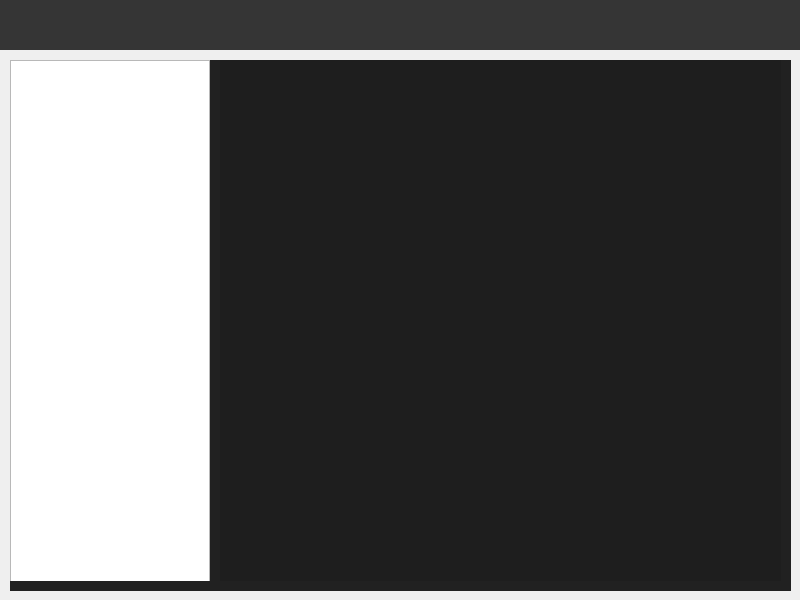
<?xml version="1.0" encoding="UTF-8"?>
<ui version="4.0">
 <class>XViewer</class>
 <widget class="QWidget" name="XViewer">
  <property name="geometry">
   <rect>
    <x>0</x>
    <y>0</y>
    <width>800</width>
    <height>600</height>
   </rect>
  </property>
  <property name="windowTitle">
   <string>XViewer</string>
  </property>
  <property name="windowIcon">
   <iconset resource="../resources/resources.qrc">
    <normaloff>:/img/xv.ico</normaloff>:/img/xv.ico</iconset>
  </property>
  <property name="styleSheet">
   <string notr="true">/*顶部样式*/
#head{
	background-color: rgb(53, 53, 53);
}
#logo{
	background-image: url(:/img/logo_150_40.png);
}
#min{
	background-image: url(:/img/min.png);
}
#max{
	background-image: url(:/img/max.png);
}
#normal{
	
	background-image: url(:/img/normal.png);
}
#close{
	background-image: url(:/img/close.png);
}

/*Body*/
#body{
	background-color: #212121;
}
#left{
	background-color: #252525;
}
#cams{
	background-color: #1e1e1e;
}
</string>
  </property>
  <widget class="QWidget" name="head" native="true">
   <property name="geometry">
    <rect>
     <x>0</x>
     <y>0</y>
     <width>800</width>
     <height>50</height>
    </rect>
   </property>
   <property name="maximumSize">
    <size>
     <width>16777215</width>
     <height>50</height>
    </size>
   </property>
   <widget class="QWidget" name="logo" native="true">
    <property name="geometry">
     <rect>
      <x>0</x>
      <y>3</y>
      <width>151</width>
      <height>40</height>
     </rect>
    </property>
   </widget>
   <widget class="QWidget" name="head_button" native="true">
    <property name="geometry">
     <rect>
      <x>680</x>
      <y>10</y>
      <width>120</width>
      <height>21</height>
     </rect>
    </property>
    <widget class="QPushButton" name="min">
     <property name="geometry">
      <rect>
       <x>10</x>
       <y>0</y>
       <width>20</width>
       <height>20</height>
      </rect>
     </property>
     <property name="text">
      <string/>
     </property>
     <property name="flat">
      <bool>true</bool>
     </property>
    </widget>
    <widget class="QPushButton" name="max">
     <property name="geometry">
      <rect>
       <x>50</x>
       <y>0</y>
       <width>20</width>
       <height>20</height>
      </rect>
     </property>
     <property name="text">
      <string/>
     </property>
     <property name="flat">
      <bool>true</bool>
     </property>
    </widget>
    <widget class="QPushButton" name="close">
     <property name="geometry">
      <rect>
       <x>90</x>
       <y>0</y>
       <width>20</width>
       <height>20</height>
      </rect>
     </property>
     <property name="text">
      <string/>
     </property>
     <property name="flat">
      <bool>true</bool>
     </property>
    </widget>
    <widget class="QPushButton" name="normal">
     <property name="geometry">
      <rect>
       <x>50</x>
       <y>0</y>
       <width>20</width>
       <height>20</height>
      </rect>
     </property>
     <property name="text">
      <string/>
     </property>
     <property name="flat">
      <bool>true</bool>
     </property>
    </widget>
    <zorder>min</zorder>
    <zorder>close</zorder>
    <zorder>normal</zorder>
    <zorder>max</zorder>
   </widget>
  </widget>
  <widget class="QWidget" name="body" native="true">
   <property name="geometry">
    <rect>
     <x>10</x>
     <y>60</y>
     <width>781</width>
     <height>531</height>
    </rect>
   </property>
   <widget class="QWidget" name="left" native="true">
    <property name="geometry">
     <rect>
      <x>0</x>
      <y>0</y>
      <width>200</width>
      <height>521</height>
     </rect>
    </property>
    <property name="maximumSize">
     <size>
      <width>200</width>
      <height>16777215</height>
     </size>
    </property>
    <widget class="QListWidget" name="cam_list">
     <property name="geometry">
      <rect>
       <x>0</x>
       <y>0</y>
       <width>200</width>
       <height>1000</height>
      </rect>
     </property>
     <property name="iconSize">
      <size>
       <width>50</width>
       <height>50</height>
      </size>
     </property>
    </widget>
   </widget>
   <widget class="QWidget" name="cams" native="true">
    <property name="geometry">
     <rect>
      <x>210</x>
      <y>0</y>
      <width>561</width>
      <height>521</height>
     </rect>
    </property>
   </widget>
  </widget>
 </widget>
 <resources>
  <include location="../resources/resources.qrc"/>
 </resources>
 <connections>
  <connection>
   <sender>close</sender>
   <signal>clicked()</signal>
   <receiver>XViewer</receiver>
   <slot>close()</slot>
   <hints>
    <hint type="sourcelabel">
     <x>780</x>
     <y>17</y>
    </hint>
    <hint type="destinationlabel">
     <x>783</x>
     <y>-7</y>
    </hint>
   </hints>
  </connection>
  <connection>
   <sender>min</sender>
   <signal>clicked()</signal>
   <receiver>XViewer</receiver>
   <slot>showMinimized()</slot>
   <hints>
    <hint type="sourcelabel">
     <x>698</x>
     <y>19</y>
    </hint>
    <hint type="destinationlabel">
     <x>626</x>
     <y>-5</y>
    </hint>
   </hints>
  </connection>
  <connection>
   <sender>max</sender>
   <signal>clicked()</signal>
   <receiver>XViewer</receiver>
   <slot>MaxWindow()</slot>
   <hints>
    <hint type="sourcelabel">
     <x>732</x>
     <y>23</y>
    </hint>
    <hint type="destinationlabel">
     <x>801</x>
     <y>127</y>
    </hint>
   </hints>
  </connection>
  <connection>
   <sender>normal</sender>
   <signal>clicked()</signal>
   <receiver>XViewer</receiver>
   <slot>NormalWindow()</slot>
   <hints>
    <hint type="sourcelabel">
     <x>739</x>
     <y>19</y>
    </hint>
    <hint type="destinationlabel">
     <x>399</x>
     <y>299</y>
    </hint>
   </hints>
  </connection>
 </connections>
 <slots>
  <slot>MaxWindow()</slot>
  <slot>NormalWindow()</slot>
 </slots>
</ui>
